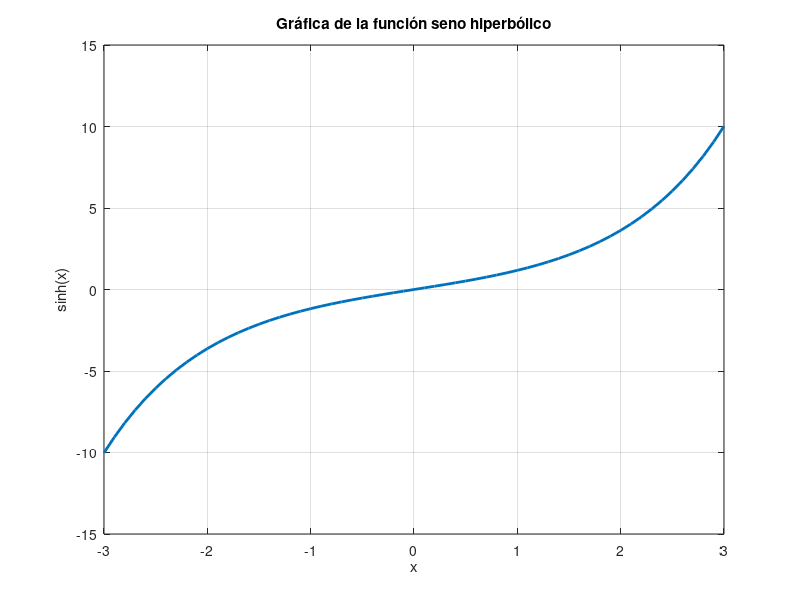

MATLAB code to generate this figure:

close all, clear all;
% syms x
% f1 = @(x) (x.^6) - 7*(x.^3) + 7;
% df1 = @(x) 5*(x.^5) - 21*(x.^2);
% df2 = matlabFunction(diff(f1, x));
% 
% x1_values = linspace(-10, 10, 1000);
% y1_values = f1(x1_values);
% df1_values = df1(x1_values);
% df2_values = df2(x1_values);
% 
% df_aprox = (y1_values(3:length(y1_values)) - y1_values(1:length(y1_values)-2))/(2/length(x1_values));
% df_aprox = [df_aprox(1), df_aprox, df_aprox(end)];
% 
% df_aprox2 = (-y1_values(5:length(y1_values))+8*y1_values(4:length(y1_values)-1)-8*y1_values(2:length(y1_values)-3)+y1_values(1:length(y1_values)-4))/(12/length(x1_values));
% df_aprox2 = [df_aprox2(1), df_aprox2(2), df_aprox2, df_aprox2(end-1), df_aprox2(end)];
% 
% figure
% %plot(x1_values, y1_values)
% hold on
% grid on
% plot(x1_values, df1_values)
% plot(x1_values, df2_values)
% plot(x1_values, df_aprox)
% plot(x1_values, df_aprox2)
% legend('df teórica', 'df matlab', 'dfaprox', 'dfaprox2')
% 
% 
% %df_aprox = [y1_values(1), (y1_values(3:length(y1_values)) - y1_values(1:length(y1_values)-2))/(2/length(x1_values)), y1_values(1000)];
% 
% figure(2)
% % Datos discretos
% % x_data = [1, 2, 3, 4, 5]; % Valores de x
% % y_data = [2, 4, 6, 8, 10]; % Valores de f(x)
% 
% 
% % % Crear la función interpolada
% % f_interp = @(x) interp1(x_data, y_data, x, 'linear');
% 
% % % Usar la función
% % valor = f_interp(2.5); % Interpola el valor para x = 2.5
% % disp(['f(2.5) = ', num2str(valor)]);
% 
% f4 = @(x) funcionrr(x);
% x4_values = linspace(-10, 10, 1000);
% y4_values = f4(x4_values);
% 
% 
% df_aprox = (y4_values(3:length(y1_values)) - y4_values(1:length(y4_values)-2))/(2/length(x4_values));
% df_aprox = [df_aprox(1), df_aprox, df_aprox(end)];
% f_interp = @(x) interp1(x4_values, df_aprox, x, 'linear');
% df_aprox_interp = f_interp(x4_values);
% 
% %plot(x4_values,y4_values)
% hold on
% plot(x4_values,df_aprox)
% plot(x4_values,df_aprox_interp)
% legend('derivada', 'derivada interp')


x = -3:0.1:3; % Valores de x en el rango -3 a 3
y = sinh(x); % Calcular el seno hiperbólico para cada x

% Graficar
plot(x, y, 'LineWidth', 2);
grid on;
xlabel('x');
ylabel('sinh(x)');
title('Gráfica de la función seno hiperbólico');

